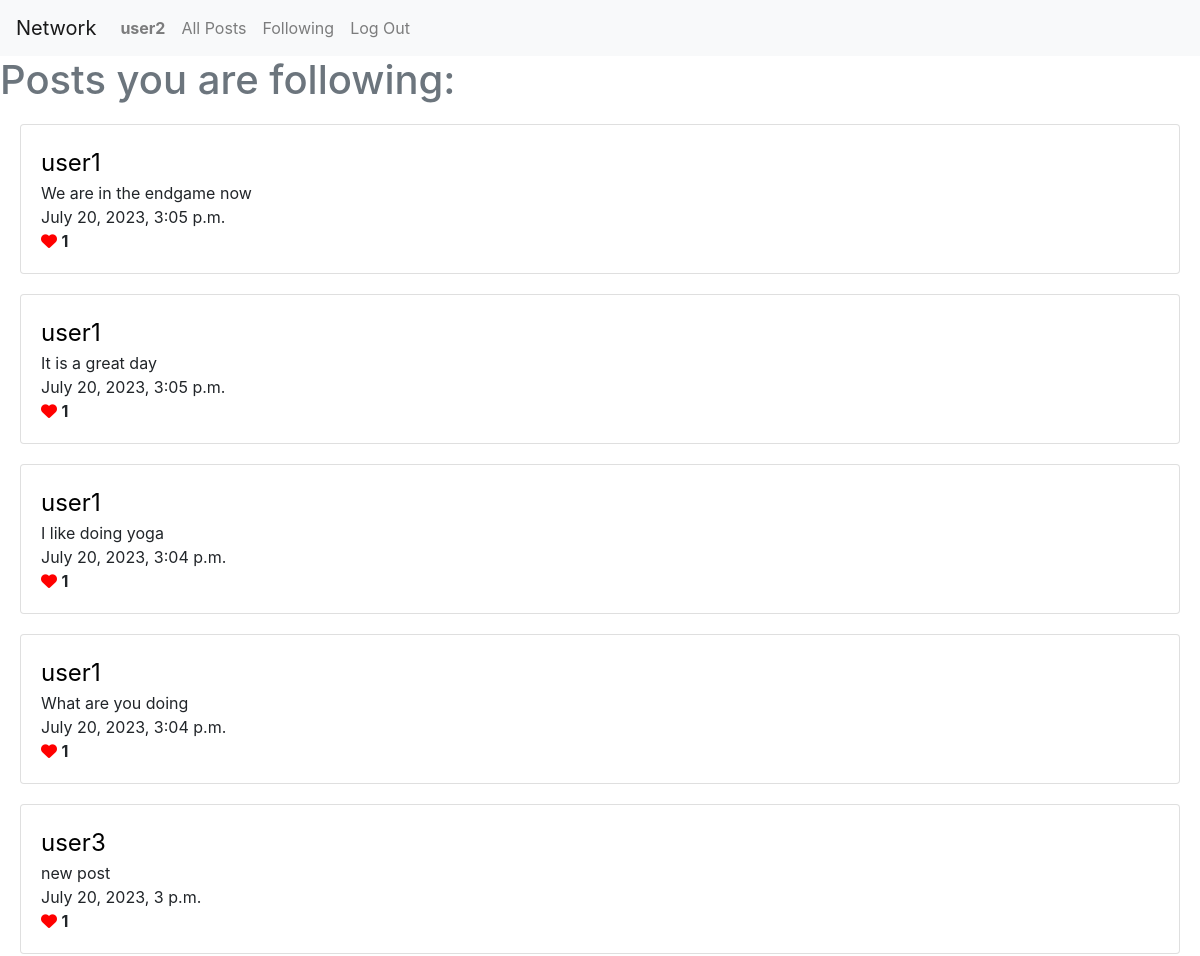
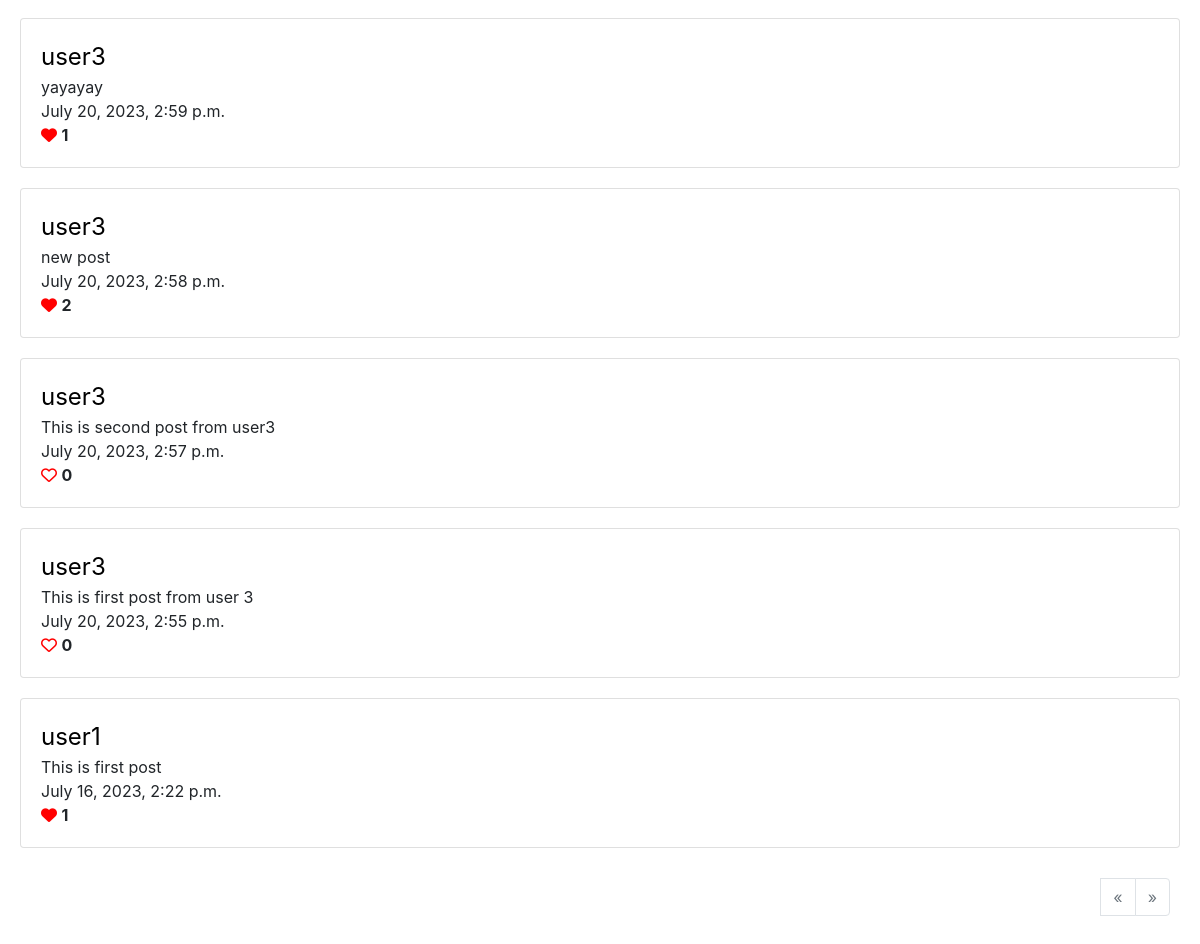
The app's page /following/ (signed in) with its own data (2 pictures, top to bottom).
### network/models.py (models this page shows, shortened)
class User(AbstractUser):
    pass

class Post(models.Model):
    user = models.ForeignKey(User, on_delete=models.CASCADE)
    content = models.CharField(max_length=400, blank=False)
    timestamp = models.DateTimeField(auto_now_add=True)
    likes = models.ManyToManyField(User, blank=True, related_name="user_liked")

### network/views.py (the view)
# urls.py: path('following/', views.user_following, name="following"),
@login_required
def user_following(request):
    following = Profile.objects.get(user=request.user).following.all()
    posts = Post.objects.filter(user__in=following).order_by("-timestamp")
    paginator = Paginator(posts, 10)
    if request.GET.get("page") != None:
        try:
            posts = paginator.page(request.GET.get("page"))
        except:
            posts = paginator.page(1)
    else:
        posts = paginator.page(1)
    return render(request, "network/user_following.html", {"posts": posts})

### network/templates/network/user_following.html (shortened to what this page needs)
{% extends "network/layout.html" %}{% load static %}{% block body %}
<h1 class="text-secondary mb-3">Posts you are following:</h1>
{% for post in posts %}
<div class="card post">
  <div class="post-user-edit">
    <a href="{% url 'profile' post.user.username%}" id="username"
      >{{post.user.username}}</a
    >
  </div>
  <div id="post-content-{{post.id}}" class="content">{{post.content}}</div>
  <div>{{post.timestamp}}</div>
  <div>
    <i
    data-id="{{post.id}}"
    id="post-like-{{post.id}} liked"
    {% if request.user in post.likes.all %}
      class="fas fa-heart liked"
      data-is-liked="yes"
      {% else %}
      class="far fa-heart liked"
      data-is-liked="no"
      {% endif %}
      style="color: red"
    ></i>
    <strong id="post-count-{{post.id}}">{{post.likes.count}}</strong>
  </div>
</div>
{% endfor %}
<div class="page-navigation">
  <nav aria-label="Page navigation">
    <ul class="pagination">
      {% if posts.has_previous %}
      <li class="page-item"></li>
      <li class="page-item">
        <a
          class="page-link"
          href="?page={{posts.previous_page_number}}"
          aria-label="Previous"
        >
          <span aria-hidden="true">&laquo;</span>
          <span class="sr-only">Previous</span>
        </a>
      </li>
      {%else%}
      <li class="page-item disabled">
        <a class="page-link" href="#" aria-label="Previous">
          <span aria-hidden="true">&laquo;</span>
        </a>
      </li>
      {%endif%} {% if posts.has_next %}
      <li class="page-item">
        <a
          class="page-link"
          href="?page={{posts.next_page_number}}"
          aria-label="Next"
        >
          <span aria-hidden="true">&raquo;</span>
          <span class="sr-only">Next</span>
        </a>
      </li>
      {%else%}
      <li class="page-item disabled">
        <a class="page-link" href="#" aria-label="Next">
          <span aria-hidden="true">&raquo;</span>
        </a>
      </li>
      {%endif%}
    </ul>
  </nav>
</div>
{% endblock body %}

### network/templates/network/layout.html (shortened to what this page needs)
{% load static %}
<!DOCTYPE html>
<html lang="en">
    <head>
        <link rel="stylesheet" href="https://stackpath.bootstrapcdn.com/bootstrap/4.4.1/css/bootstrap.min.css">
        <link href="{% static 'network/styles.css' %}" rel="stylesheet">
    </head>
    <body>
        <nav class="navbar navbar-expand-lg navbar-light bg-light">
            <a class="navbar-brand" href="{% url 'index'%}">Network</a>
            <div>
                <ul class="navbar-nav mr-auto">
                    {% if user.is_authenticated %}
                    <li class="nav-item">
                        <a class="nav-link" href="{% url 'profile' user.username%}"><strong>{{ user.username }}</strong></a>
                    </li>
                    {% endif %}
                <li class="nav-item">
                  <a class="nav-link" href="{% url 'index' %}">All Posts</a>
                </li>
                {% if user.is_authenticated %}
                <li class="nav-item">
                    <a class="nav-link" href="{% url 'following' %}">Following</a>
                </li>
                <li class="nav-item">
                    <a class="nav-link" href="{% url 'logout' %}">Log Out</a>
                </li>
                {% endif %}
            </ul>
        </div>
    </nav>
    <div class="body">
        {% block body %}
        {% endblock %}
    </div>
</body>
</html>

### network/static/network/styles.css (style rules this page uses)
.card { margin: 20px; }
.post { padding: 20px; }
.post-user-edit { display: flex; justify-content: space-between; }
.post-user-edit #username { font-size: 24px; color: black; text-decoration: none; }
.page-navigation { display: flex; justify-content: end; margin: 30px; }

### records on screen
User: username "user2"
Post: user.username "user1", content "We are in the endgame now", timestamp "July 20, 2023, 3:05 p.m.", likes.count "1"
Post: user.username "user1", content "It is a great day", timestamp "July 20, 2023, 3:05 p.m.", likes.count "1"
Post: user.username "user1", content "I like doing yoga", timestamp "July 20, 2023, 3:04 p.m.", likes.count "1"
Post: user.username "user1", content "What are you doing", timestamp "July 20, 2023, 3:04 p.m.", likes.count "1"
Post: user.username "user3", content "new post", timestamp "July 20, 2023, 3 p.m.", likes.count "1"
Post: user.username "user3", content "yayayay", timestamp "July 20, 2023, 2:59 p.m.", likes.count "1"
Post: user.username "user3", content "new post", timestamp "July 20, 2023, 2:58 p.m.", likes.count "2"
Post: user.username "user3", content "This is second post from user3", timestamp "July 20, 2023, 2:57 p.m.", likes.count "0"
Post: user.username "user3", content "This is first post from user 3", timestamp "July 20, 2023, 2:55 p.m.", likes.count "0"
Post: user.username "user1", content "This is first post", timestamp "July 16, 2023, 2:22 p.m.", likes.count "1"
